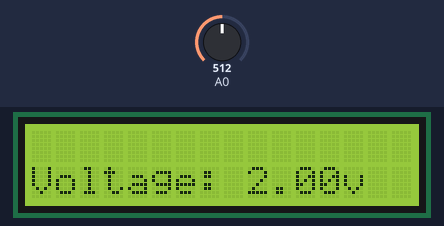
A sketch run on a simulated Arduino Uno, built with avr-gcc and run on an emulated ATmega328P. On the bench: 16×2 character LCD. Inputs (shaded band) come from the test bench; at power-on: A0 = 512.

Above: at 1.2 s.
1.3 s: A0 set to 716
At 1.6 s:
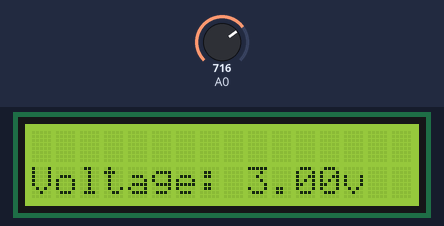
2.8 s: A0 set to 900
At 3.9 s:
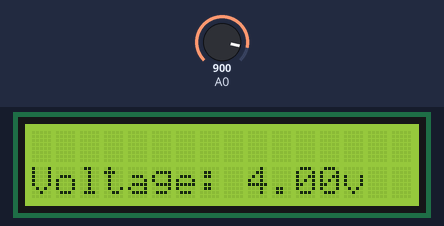
4.3 s: A0 set to 1023
At 5.1 s:
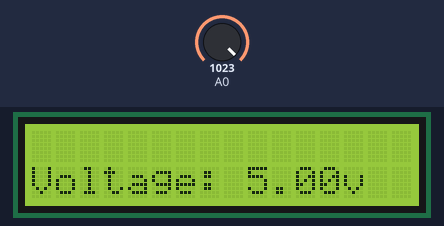
Timing chart, 0 to 7.3 s (numbered marks = the images above; inputs shaded):
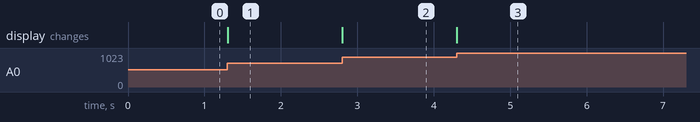

Measured:
- after the input at 1.3 s, the display: changes at once (image 1)
- after the input at 2.8 s, the display: changes at once (image 2)
- after the input at 4.3 s, the display: changes at once (image 3)

The sketch:

Latihan19.ino
```cpp
#include <LiquidCrystal.h>

const int rs = 12, en = 11, d4 = 5, d5 = 4, d6 = 3, d7 = 2;
LiquidCrystal lcd(rs, en, d4, d5, d6, d7);

void setup() {
  lcd.begin(16, 2);
  lcd.clear();
}

void loop() {
  int analogValue = analogRead(A0);

  float voltage = map(analogValue, 0, 1023, 0, 5);

  lcd.setCursor(0, 2);
  lcd.print("Voltage: ");
  lcd.print(voltage);
  lcd.print("v");
}
```
